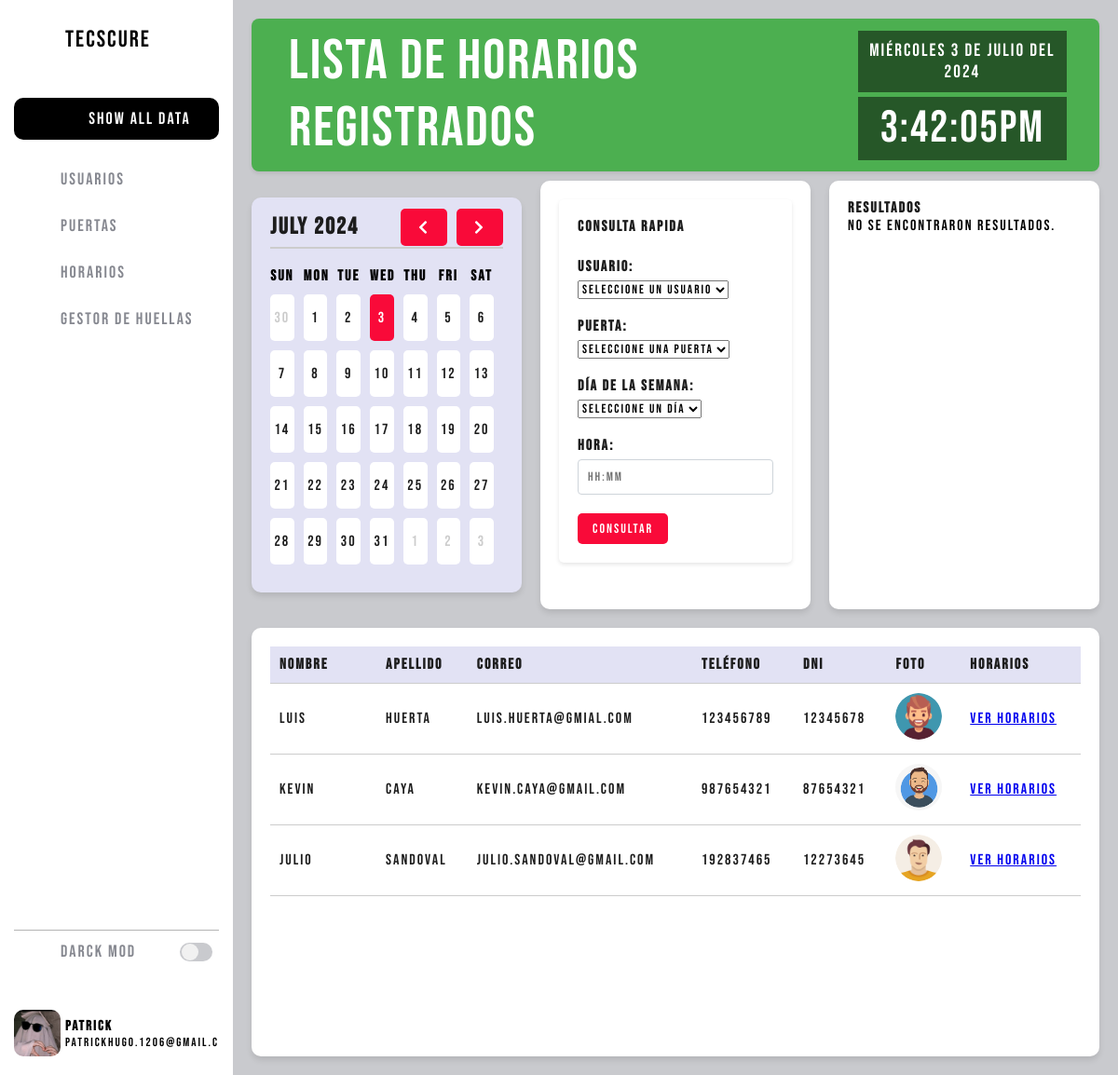
/index/horarios/ (signed in), run on an earlier commit of the app's database.
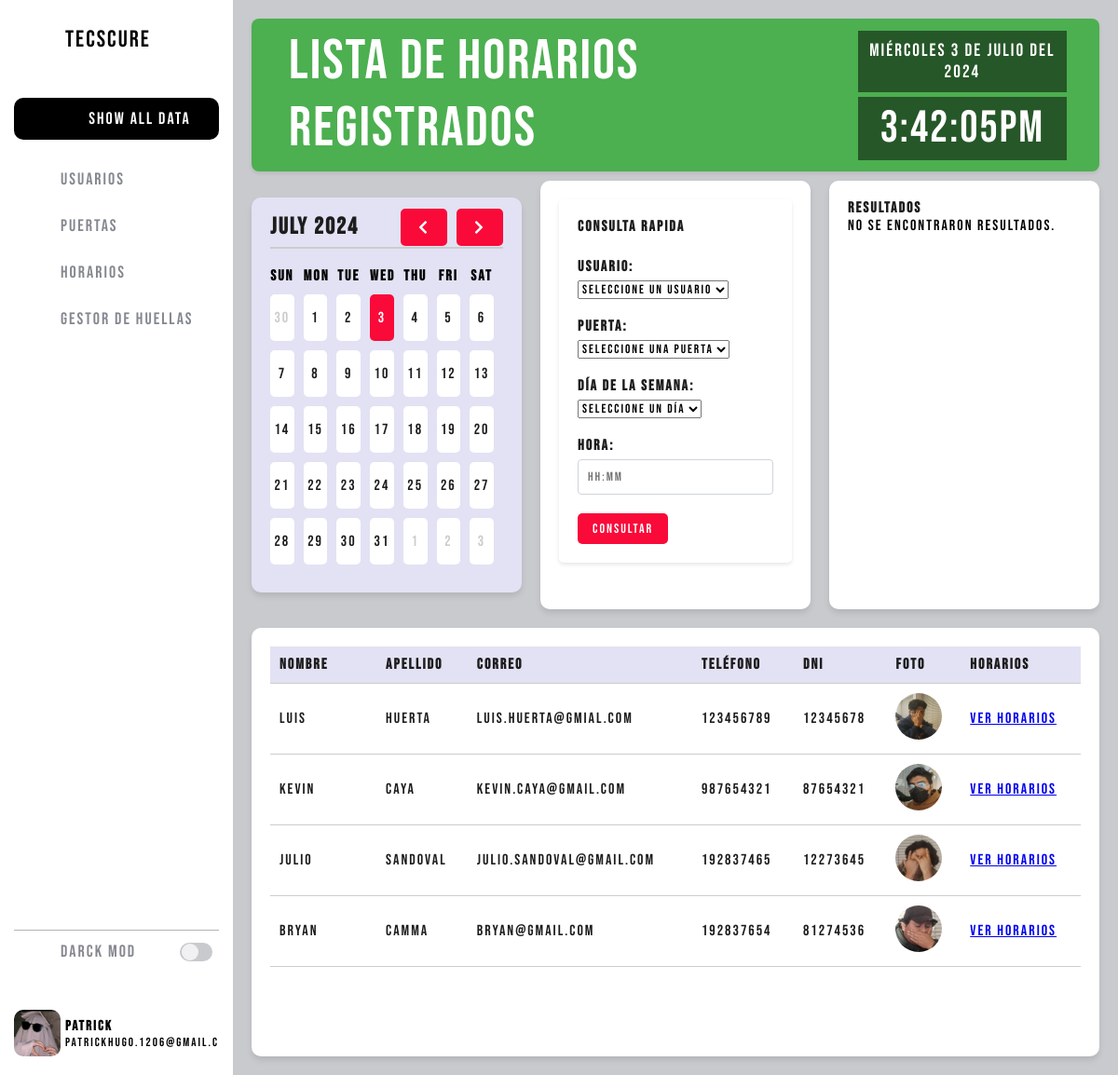
And on a later commit of the database.
### admin_page/models.py (models this page shows, shortened)
class User(models.Model):
    nombre = models.CharField(max_length=100)
    apellido = models.CharField(max_length=100)
    correo = models.EmailField(unique=True)
    telefono = models.CharField(max_length=15)
    dni = models.CharField(max_length=20, unique=True)
    foto = models.ImageField(upload_to='user_photos/', blank=True, null=True)
    contraseña = models.CharField(max_length=128)
    huella = models.CharField(max_length=255, blank=True, null=True)

### admin_page/views.py (the view, shortened to what this page needs)
# urls.py: path('index/horarios/', horarios, name='horarios'),
def horarios(request):
    admin_id = request.session.get('admin_id')
    if admin_id:
        administrador = Administrador.objects.get(id=admin_id)
    else:
        return redirect('admin_page:login')
    users = User.objects.all()
    doors = Puerta.objects.all()
    return render(request, "admin_page/horarios.html", {'users': users, 'doors': doors, 'administrador': administrador})

### admin_page/templates/admin_page/horarios.html (shortened to what this page needs)
{% extends "admin_page/index.html" %}
{%block header%} LISTA DE HORARIOS REGISTRADOS {% endblock %}
{% block content %}
<div class="container">
    <div class="calendar">
        <div class="header">
            <div class="month"></div>
            <div class="btns">
                <div class="btn prev-btn">
                    <i class="fas fa-chevron-left"></i>
                </div>
                <div class="btn next-btn">
                    <i class="fas fa-chevron-right"></i>
                </div>
            </div>
        </div>
        <div class="weekdays">
            <div class="day">Sun</div>
            <div class="day">Mon</div>
            <div class="day">Tue</div>
            <div class="day">Wed</div>
            <div class="day">Thu</div>
            <div class="day">Fri</div>
            <div class="day">Sat</div>
        </div>
        <div class="days">
        </div>
    </div>
    <div class="cardform">
        <form id="dateForm" method="POST">
            <div class="form-group">
                <label>CONSULTA RAPIDA</label><br>
                <label for="user">Usuario:</label>
                <select id="user" name="user">
                    <option value="">Seleccione un usuario</option>
                </select>
            </div>
            <div class="form-group">
                <label for="door">Puerta:</label>
                <select id="door" name="door">
                    <option value="">Seleccione una puerta</option>
                </select>
            </div>
            <div class="form-group">
                <label for="day">Día de la semana:</label>
                <select id="day" name="day" required>
                    <option value="">Seleccione un día</option>
                </select>
            </div>
            <div class="form-group">
                <label for="time">Hora:</label>
                <input type="text" id="time" name="time" placeholder="HH:MM">
            </div>
            <button type="submit">Consultar</button>
        </form>
    </div>
    <div class="cardform">
        <label>RESULTADOS</label><br>
        {% if horarios %}
            {% for horario in horarios %}
                <p>{{ horario.user.nombre }} - {{ horario.puerta.codigo }} - {{ horario.dia_semana }} : {{ horario.hora_inicio|date:"H:i" }} y {{ horario.hora_fin|date:"H:i" }}</p>
            {% endfor %}
        {% else %}
            <p>No se encontraron resultados.</p>
        {% endif %}
    </div>
</div>
<div class="containerLA">
    <div class="cardform" style="order: 2;">
        <table class="table" id="user-table">
            <thead>
                <tr>
                    <th>Nombre</th>
                    <th>Apellido</th>
                    <th>Correo</th>
                    <th>Teléfono</th>
                    <th>DNI</th>
                    <th>Foto</th>
                    <th>Horarios</th>
                </tr>
            </thead>
            <tbody>
                {% for usuario in users %}
                <tr>
                    <td>{{ usuario.nombre }}</td>
                    <td>{{ usuario.apellido }}</td>
                    <td>{{ usuario.correo }}</td>
                    <td>{{ usuario.telefono }}</td>
                    <td>{{ usuario.dni }}</td>
                    <td>
                        {% if usuario.foto %}
                            <img src="{{ usuario.foto.url }}" width="50" height="50">
                        {% else %}
                            No disponible
                        {% endif %}
                    </td>
                    <td>
                        <a href="{% url 'admin_page:ver_horarios' usuario.id %}" class="ver-horarios-link">Ver Horarios</a>
                    </td>
                </tr>
                {% endfor %}
            </tbody>
        </table>
    </div>
</div>
{% endblock %}

What changed in the data, as far as the page shows it:
changed User "Luis": foto: a different picture
changed User "kevin": foto: a different picture
changed User "Julio": foto: a different picture
added User: nombre "Bryan", apellido "Camma", correo "bryan@gmail.com", telefono "192837654", dni "81274536", foto (picture)
